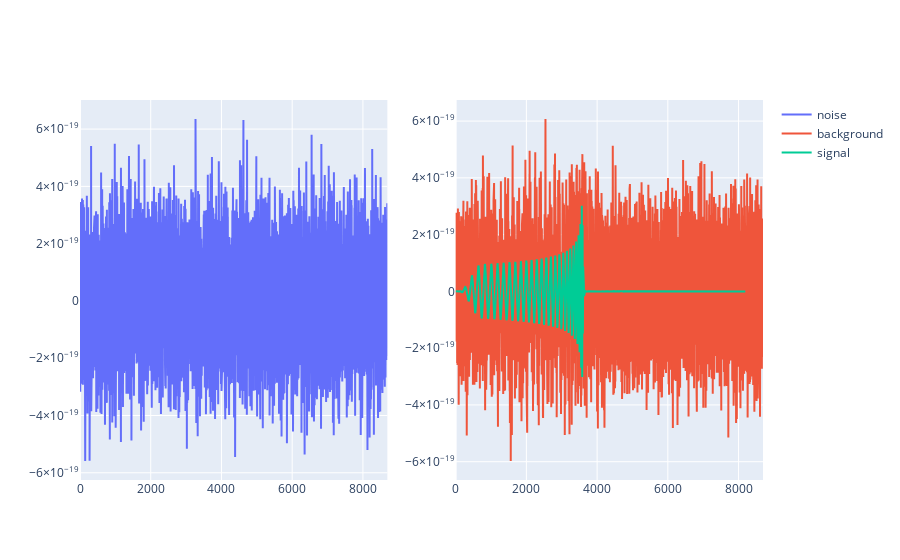

Here is the notebook cell this chart was saved with:
### Markdown cell above
Plot the data (gravitational waves)

### Code cell
# get the index corresponding to the first pure noise time series
background_idx = np.argmin(labels)
# get the index corresponding to the first noise + gravitational wave time series
signal_idx = np.argmax(labels)

ts_noise = noisy_signals[background_idx]
ts_background = noisy_signals[signal_idx]
ts_signal = gw_signals[signal_idx]

fig = make_subplots(rows=1, cols=2)

fig.add_trace(
    go.Scatter(x=list(range(len(ts_noise))), y=ts_noise, mode="lines", name="noise"),
    row=1,
    col=1,
)

fig.add_trace(
    go.Scatter(
        x=list(range(len(ts_background))),
        y=ts_background,
        mode="lines",
        name="background",
    ),
    row=1,
    col=2,
)

fig.add_trace(
    go.Scatter(x=list(range(len(ts_signal))), y=ts_signal, mode="lines", name="signal"),
    row=1,
    col=2,
)
fig.show()

### Figure 1 — Plotly figure (JSON) as saved in the notebook; plotly's stock layout.template omitted (floating-point values rounded to 4 significant figures; data arrays with more than 128 entries replaced by an {"elided": "..."} marker saying what was removed)
{"data": [{"mode": "lines", "name": "noise", "type": "scatter", "x": {"elided": "8692 int values"}, "xaxis": "x", "y": {"elided": "8692 float values"}, "yaxis": "y"}, {"mode": "lines", "name": "background", "type": "scatter", "x": {"elided": "8692 int values"}, "xaxis": "x2", "y": {"elided": "8692 float values"}, "yaxis": "y2"}, {"mode": "lines", "name": "signal", "type": "scatter", "x": {"elided": "8192 int values"}, "xaxis": "x2", "y": {"elided": "8192 float values"}, "yaxis": "y2"}], "layout": {"xaxis": {"anchor": "y", "domain": [0, 0.45]}, "xaxis2": {"anchor": "y2", "domain": [0.55, 1]}, "yaxis": {"anchor": "x", "domain": [0, 1]}, "yaxis2": {"anchor": "x2", "domain": [0, 1]}}}
